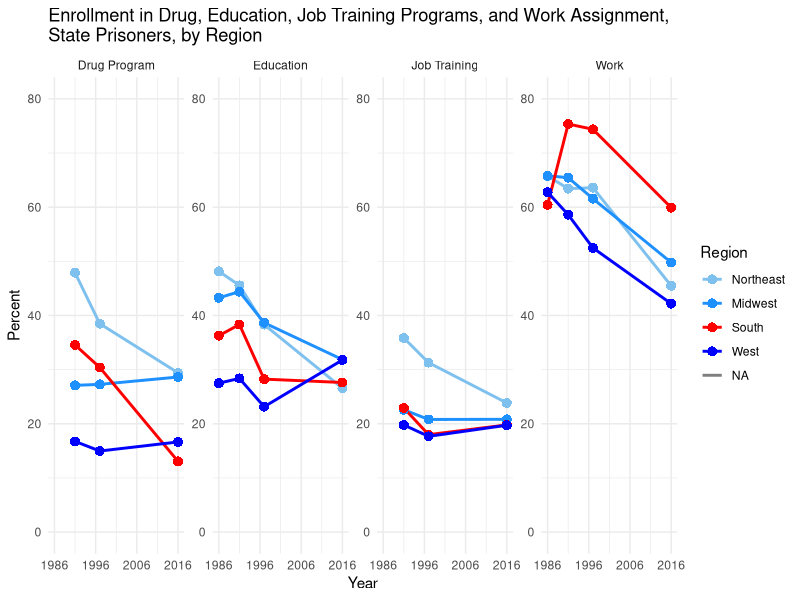
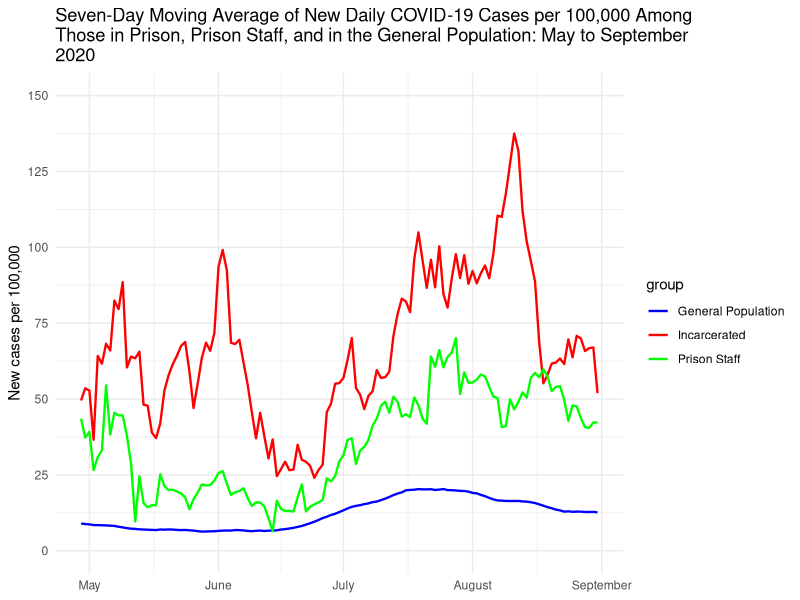
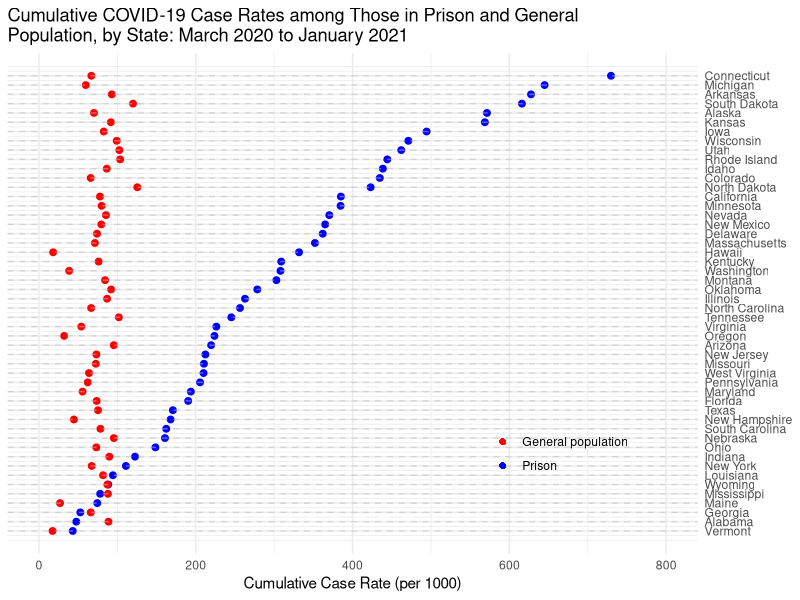

These figures' R source, in order:
#### Preamble ####
# Purpose: Replicated graphs from https://pubs.aeaweb.org/doi/pdfplus/10.1257/jep.35.4.97
# Author: Kaavya Kalani, Monica Sainani, Aamishi Avarsekar
# Date: 12 February 2024
# Contact: kaavya.kalani@mail.utoronto.ca, monica.sainani@mail.utoronto.ca, aamishi.avarsekar@mail.utoronto.ca
# License: MIT
# Pre-requisites: None
# Note: I will be replicating Figure 2, Figure 3 and Figure 4 from the paper


#### Workspace setup ####
# install.packages("tidyverse")
# install.packages("gdata")
# install.packages("dplyr")
# install.packages("haven")
# install.packages("ggplot2")
# install.packages("zoo")
library(tidyverse)
library(gdata)
library(dplyr)
library(haven)
library(ggplot2)
library(zoo)

# Figure 2 replication

x <- read_dta("../data/spi86to16.dta")
x <- x[x$admit == 1, ]

# Create data frames for each program
drugev <- x %>% group_by(region, year) %>% summarize(xbar = weighted.mean(drugev, wt, na.rm = TRUE))
vocev <- x %>% group_by(region, year) %>% summarize(xbar = weighted.mean(vocev, wt, na.rm = TRUE))
work <- x %>% group_by(region, year) %>% summarize(xbar = weighted.mean(work, wt, na.rm = TRUE))
edev <- x %>% group_by(region, year) %>% summarize(xbar = weighted.mean(edev, wt, na.rm = TRUE))

# Combine all data frames into a single data frame
programs_data <- bind_rows(
  mutate(drugev, program = "Drug Program"),
  mutate(vocev, program = "Job Training"),
  mutate(work, program = "Work"),
  mutate(edev, program = "Education")
)

# Convert region to factor with explicit levels
programs_data$region <- factor(programs_data$region, levels = 1:4, labels = c("Northeast", "Midwest", "South", "West"))

# Create the figure using ggplot2
ggplot(programs_data, aes(x = year, y = xbar * 100, group = region, color = region, shape = region)) +
  geom_line(size = 1) +
  geom_point(size = 3) +
  facet_wrap(~program, scales = "free_y", ncol = 4) +
  theme_minimal() +
  scale_x_continuous(limits = c(1986, 2016), breaks = seq(1986, 2016, 10)) +
  scale_y_continuous(limits = c(0, 80), breaks = seq(0, 80, 20)) +
  labs(x = "Year", y = "Percent", title = "Enrollment in Drug, Education, Job Training Programs, and Work Assignment,
State Prisoners, by Region") +
  scale_color_manual(values = c("skyblue2", "dodgerblue", "red", "blue"),
                     name = "Region", labels = c("Northeast", "Midwest", "South", "West")) +
  scale_shape_manual(values = c(16, 16, 16, 16), name = "Region", labels = c("Northeast", "Midwest", "South", "West"))


# Figure 3 replication

pop <- c(1217352, 412783, 328239523)  # population denominators

# Read CSV file with the correct date format
x <- read.csv("../data/covidts01.csv", header = TRUE, stringsAsFactors = FALSE)
x$date <- as.Date(x$date, format = "%m/%d/%Y")  # Specify the correct date format

# Calculate rolling averages
pp <- 1e5 * zoo::rollapply((x$pp_cases[-1] - x$pp_cases[-132]), width = 7, FUN = mean) / pop[1]
sp <- 1e5 * zoo::rollapply((x$sp_cases[-1] - x$sp_cases[-132]), width = 7, FUN = mean) / pop[2]
gp <- 1e5 * zoo::rollapply((x$gp_cases[-1] - x$gp_cases[-132]), width = 7, FUN = mean) / pop[3]

# Combine data into a data frame
ts_data <- data.frame(
  date = rep(x$date[-(1:7)], 3),
  new_cases_per_100k = c(pp, sp, gp),
  group = rep(c("Incarcerated", "Prison Staff", "General Population"), each = length(pp))
)

# Create the figure using ggplot2 with solid lines
ggplot(ts_data, aes(x = date, y = new_cases_per_100k, color = group)) +
  geom_line(size = 0.8) +  # Adjust the line thickness here (e.g., size = 0.8)
  scale_x_date(date_labels = "%B", date_breaks = "1 month", limits = c(min(ts_data$date), max(ts_data$date))) +
  scale_y_continuous(limits = c(0, 150), breaks = seq(0, 150, 25)) +
  labs(x = NULL, y = "New cases per 100,000", title = "Seven-Day Moving Average of New Daily COVID-19 Cases per 100,000 Among
Those in Prison, Prison Staff, and in the General Population: May to September
2020") +
  theme_minimal() +
  geom_vline(xintercept = as.numeric(as.Date(c("2020-04-01", "2020-05-01", "2020-06-01", "2020-07-01", "2020-08-01", "2020-09-01"))),
             linetype = "dashed", color = "gray") +
  annotate("text", x = as.Date(c("2020-04-01", "2020-05-01", "2020-06-01", "2020-07-01", "2020-08-01", "2020-09-01")),
           y = 150, label = c("April 2020", "May 2020", "June 2020", "July 2020", "August 2020", "September 2020"),
           vjust = -0.5, hjust = 0, color = "gray") +
  scale_color_manual(values = c("blue", "red", "green"))


# Figure 4 replication

# Read state covid data
x <- read.csv("../data/all-states-history.csv", header = TRUE)

# Data from 1/22/21
x122 <- x[x$date == "2021-01-22",]

# Read state population data
pop <- read.csv("../data/statepop.csv", header = FALSE)

# Matching states
ind <- match(x122$state, pop[,2])

# Adding state population and calculating state case rate
x122$pop <- pop[ind,3]
x122$ccr <- x122$positive / (x122$pop * 1e6)

# Read prison covid data
x1 <- read.csv("../data/COVID-19 Cases in State and Federal Prison Systems.csv", header = TRUE)

# Data cleaning
x1 <- lapply(x1, function(i) { sub(",", "", i) })
x1 <- lapply(x1, function(i) { sub("NR", NA, i) })
x1[names(x1)[c(2:7,9)]] <- lapply(x1[names(x1)[c(2:7,9)]], as.numeric)
x1$incpop <- x1$Incarcerated.Positive / x1$Incarcerated.Case.rate.per.1.000

# Matching states
ind <- match(x122$state, x1$Prison.System)

# Creating a data frame for case rates
ccr <- data.frame(
  pop = 1000 * x122$ccr,
  prisn = x1$Incarcerated.Case.rate.per.1.000[ind],
  state = x1$state[ind]
)

# Remove NAs
ccr <- ccr[complete.cases(ccr),]

# Order by prison case rate
o1 <- order(ccr$prisn)
ccr <- ccr[o1,]

# Add row numbers to the data frame
ccr$row_number <- 1:nrow(ccr)

# Creating the figure using ggplot2
ggplot(ccr, aes(x = prisn, y = row_number)) +
  geom_point(aes(color = "Prison"), size = 2) +
  geom_point(aes(x = pop, color = "General population"), size = 2) +
  scale_color_manual(values = c("red", "blue")) +
  labs(x = "Cumulative Case Rate (per 1000)", y = NULL, title="Cumulative COVID-19 Case Rates among Those in Prison and General
Population, by State: March 2020 to January 2021") +
  theme_minimal() +
  theme(legend.position = c(0.8, 0.2)) +
  geom_hline(yintercept = 1:nrow(ccr), linetype = "dashed", color = "gray", size = 0.5, alpha = 0.5) +
  scale_x_continuous(limits = c(0, 800)) +
  scale_y_continuous(breaks = 1:nrow(ccr), labels = ccr$state, position = "right") +
  guides(color = guide_legend(title = NULL, override.aes = list(shape = c(16, 16))))
